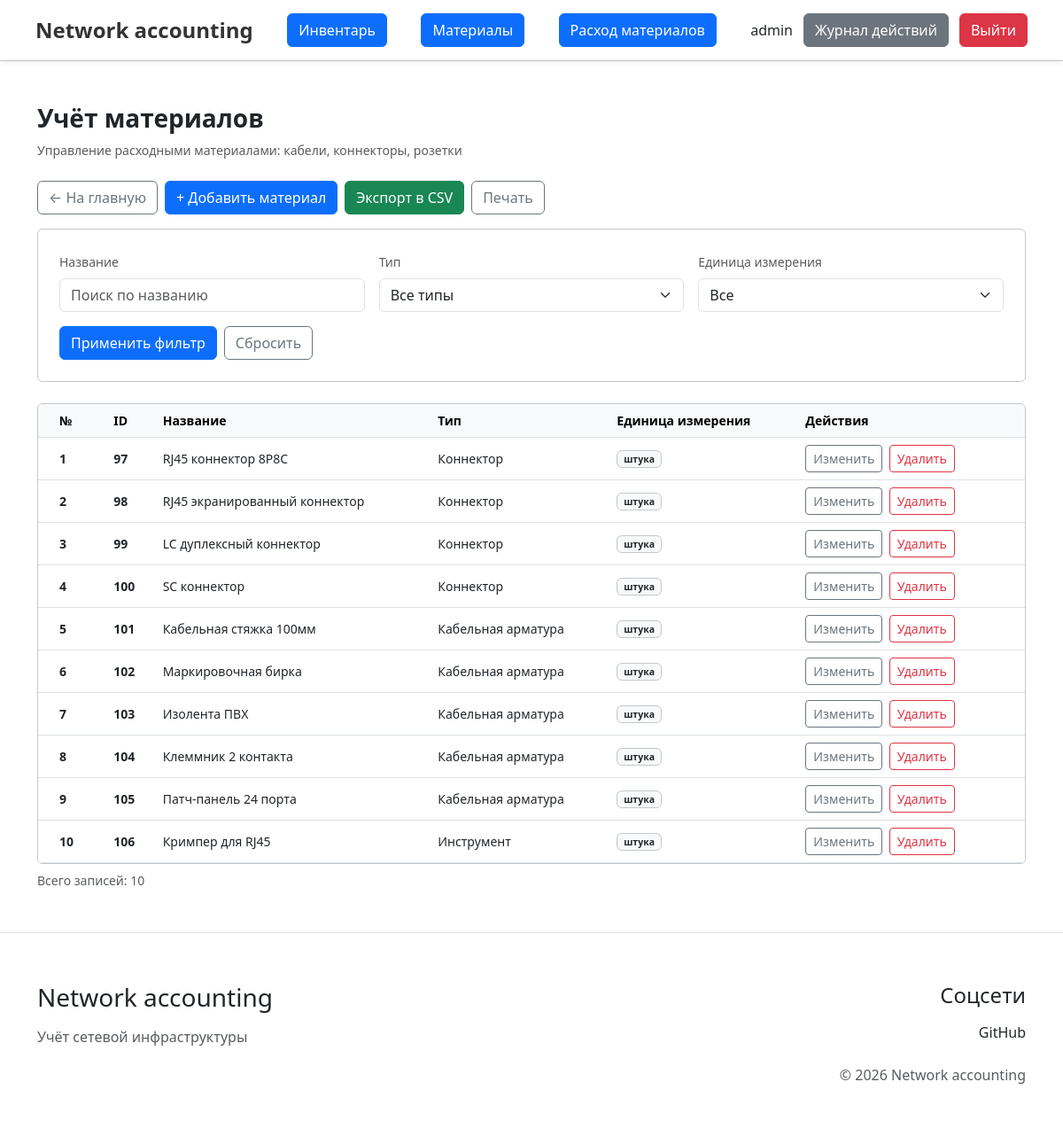
Screenshot of /controllers/materials/materials_view.php?action=index (signed in) with the database file from the repository.
### tables this page shows
CREATE TABLE `materials` (
  `id` int(11) NOT NULL AUTO_INCREMENT,
  `name` varchar(100) NOT NULL,
  `type` int(11) NOT NULL,
  `unit` enum('m','pcs') NOT NULL,
  PRIMARY KEY (`id`),
  KEY `fk_material_type` (`type`),
  CONSTRAINT `fk_material_type` FOREIGN KEY (`type`) REFERENCES `material_type` (`id`) ON UPDATE CASCADE
);

CREATE TABLE `material_type` (
  `id` int(11) NOT NULL AUTO_INCREMENT,
  `name` varchar(255) NOT NULL,
  `display_name` varchar(255) NOT NULL,
  PRIMARY KEY (`id`)
);

### app/includes/functions.php (called while the page is built, shortened)
<?php
function getAllMaterialsFiltered($pdo, $page = 1, $perPage = 10, $filters = [])
{
    $offset = ($page - 1) * $perPage;
    $where = [];
    $params = [];
    $whereClause = $where ? "WHERE " . implode(" AND ", $where) : "";
    $countSql = "SELECT COUNT(*) FROM materials m $whereClause";
    $countStmt = $pdo->prepare($countSql);
    $countStmt->execute();
    $total = $countStmt->fetchColumn();
    $sql = "SELECT
                m.*,
                mt.display_name as type_name
            FROM materials m
            LEFT JOIN material_type mt ON m.type = mt.id
            $whereClause
            ORDER BY m.id
            LIMIT $offset, $perPage";
    $stmt = $pdo->prepare($sql);
    $stmt->execute();
    return [
        'materials' => $stmt->fetchAll(),
        'total' => $total,
        'page' => $page,
        'perPage' => $perPage,
        'totalPages' => ceil($total / $perPage)
    ];
}
?>

### app/view/materials/materials.php (the view, shortened to what this page needs)
<?php include '../../app/includes/header.php'; ?>
    <div class="container my-5">
        <div class="row mb-4">
            <div class="col-12">
                <h1 class="h3 mb-2 fw-bold">Учёт материалов</h1>
                <div class="text-muted small">
                    <span>Управление расходными материалами: кабели, коннекторы, розетки</span>
                </div>
            </div>
        </div>
        <div class="row mb-4">
            <div class="col-12">
                <div class="mb-3 d-flex gap-2">
                    <a href="../../" class="btn btn-outline-secondary">
                        &larr; На главную
                    </a>
                    <a href="../../app/view/materials/insert_material.php" class="btn btn-primary">
                        + Добавить материал
                    </a>
                    <a href="../export_to_csv.php?type=materials" class="btn btn-success">
                        Экспорт в CSV
                    </a>
                    <div>
                        <button onclick="printDiv2('printable-table2')" type="button" class="btn btn-outline-secondary">
                            Печать
                        </button>
                    </div>
                </div>
                <div class="card border-secondary-subtle">
                    <div class="card-body p-4">
                        <form method="GET" action="" class="row g-3">
                            <div class="col-md-4">
                                <label class="form-label small fw-medium text-muted">Название</label>
                                <input type="text" name="name" class="form-control"
                                       value="<?php echo htmlspecialchars($_GET['name'] ?? ''); ?>"
                                       placeholder="Поиск по названию">
                            </div>
                            <div class="col-md-4">
                                <label class="form-label small fw-medium text-muted">Тип</label>
                                <select name="type" class="form-select">
                                    <option value="">Все типы</option>
                                </select>
                            </div>
                            <div class="col-md-4">
                                <label class="form-label small fw-medium text-muted">Единица измерения</label>
                                <select name="unit" class="form-select">
                                    <option value="">Все</option>
                                </select>
                            </div>
                            <div class="col-12 d-flex gap-2">
                                <button type="submit" class="btn btn-primary">Применить фильтр</button>
                                <a href="?" class="btn btn-outline-secondary">Сбросить</a>
                            </div>
                        </form>
                    </div>
                </div>
            </div>
        </div>
        <div id="printable-table2" class="row mb-4">
            <div class="col-12">
                <div class="table-responsive card border-secondary-subtle bg-white">
                    <div class="card-body p-0">
                        <table class="table table-hover align-middle mb-0">
                            <thead class="table-light text-muted small">
                            <tr>
                                <th class="ps-4">№</th>
                                <?php if (($_SESSION['user_info']['role'] ?? 'null') === 'admin'): ?>
                                    <th class="ps-4">ID</th>
                                <?php endif; ?>
                                <th>Название</th>
                                <th>Тип</th>
                                <th>Единица измерения</th>
                                <th class="pe-4">Действия</th>
                            </tr>
                            </thead>
                            <tbody class="small">
                            <?php if (empty($result['materials'])): ?>
                                <tr>
                                    <td colspan="5" class="text-center py-4 text-muted">
                                        Материалы не найдены
                                    </td>
                                </tr>
                            <?php else: ?>
                                <?php foreach ($result['materials'] as $material): ?>
                                    <tr>
                                        <th class="ps-4"><?= $offset++ ?></th>
                                        <?php if (($_SESSION['user_info']['role'] ?? 'null') === 'admin'): ?>
                                            <th class="ps-4 fw-bold"><?= $material['id']; ?></th>
                                        <?php endif; ?>
                                        <td><?php echo htmlspecialchars($material['name']); ?></td>
                                        <td><?php echo htmlspecialchars($material['type_name']); ?></td>
                                        <td>
                                            <?php
                                            if ($material['unit'] == 'm') {
                                                echo '<span class="badge bg-light text-dark border border-secondary-subtle">метр</span>';
                                            } else {
                                                echo '<span class="badge bg-light text-dark border border-secondary-subtle">штука</span>';
                                            }
                                            ?>
                                        </td>
                                        <td class="pe-4">
                                            <?php if (isset($_SESSION['user_info']) && !empty($_SESSION['user_info'])): ?>
                                                <a href="../../app/view/materials/update_material.php?id=<?php echo $material['id']; ?>"
                                                   class="btn btn-sm btn-outline-secondary me-1">
                                                    Изменить
                                                </a>
                                                <a href="?action=delete&id=<?php echo $material['id']; ?>"
                                                   class="btn btn-sm btn-outline-danger"
                                                   onclick="return confirm('Удалить материал?')">
                                                    Удалить
                                                </a>
                                            <?php endif; ?>
                                        </td>
                                    </tr>
                                <?php endforeach; ?>
                            <?php endif; ?>
                            </tbody>
                        </table>
                    </div>
                </div>
                <?php if (!empty($result['materials'])): ?>
                    <div class="mt-2 text-muted small">
                        Всего записей: <?php echo $result['total']; ?>
                    </div>
                <?php endif; ?>
            </div>
        </div>
    </div>
<?php include '../../app/includes/footer.php'; ?>

### public/assets/css/style.css (style rules this page uses)
html, body { height: 100%; margin: 0; padding: 0; }
body { display: flex; flex-direction: column; min-height: 100vh; }

### rows the page displays
materials: id "97", name "RJ45 коннектор 8P8C", type.display_name "Коннектор", unit "штука"
materials: id "98", name "RJ45 экранированный коннектор", type.display_name "Коннектор", unit "штука"
materials: id "99", name "LC дуплексный коннектор", type.display_name "Коннектор", unit "штука"
materials: id "100", name "SC коннектор", type.display_name "Коннектор", unit "штука"
materials: id "101", name "Кабельная стяжка 100мм", type.display_name "Кабельная арматура", unit "штука"
materials: id "102", name "Маркировочная бирка", type.display_name "Кабельная арматура", unit "штука"
materials: id "103", name "Изолента ПВХ", type.display_name "Кабельная арматура", unit "штука"
materials: id "104", name "Клеммник 2 контакта", type.display_name "Кабельная арматура", unit "штука"
materials: id "105", name "Патч-панель 24 порта", type.display_name "Кабельная арматура", unit "штука"
materials: id "106", name "Кримпер для RJ45", type.display_name "Инструмент", unit "штука"

### other values shown
$_SESSION['user_info']['login'] "admin"
$result['total'] "10"
